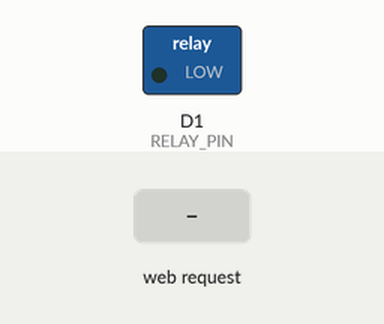
The sketch below on a simulated ESP8266 (NodeMCU). On the bench: switched loads named in the sketch (green lamp = pin HIGH). Inputs (shaded band) come from the test bench. WiFi joins after 1.5 s; servers stay silent unless stated; what the sketch prints to the serial monitor is not drawn.

Above: at 2.7 s.
2.8 s: HTTP request GET /candling?state=on received
At 3.2 s:
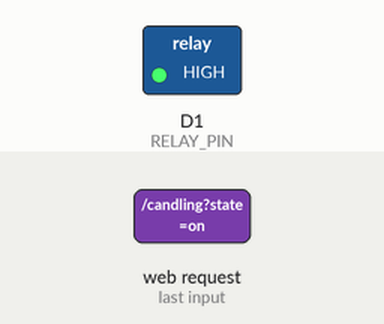
6.0 s: HTTP request GET /candling?state=off received
At 6.8 s:
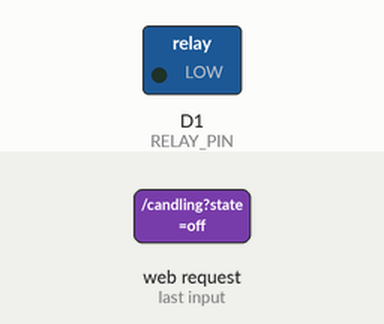
Timing chart, 0 to 9.0 s (numbered marks = the images above; inputs shaded):
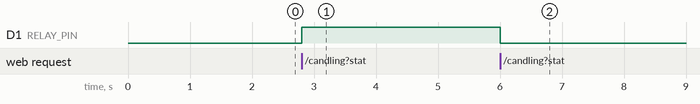

Measured:
- after the input at 2.8 s, D1 (RELAY_PIN): LOW → HIGH at once
- after the input at 6.0 s, D1 (RELAY_PIN): HIGH → LOW at once

The sketch:

nodemcu.ino
```cpp
#include <ESP8266WiFi.h>
#include <ESP8266HTTPClient.h>
#include <WiFiClient.h>
#include <ESP8266WebServer.h>

// WiFi credentials
const char* ssid = "Raf's Wifi";
const char* password = "pizzaroll";
const char* SERVER_NAME = "http://www.intelliegg.site/webpages/sensordata.php";

// API Key
String PROJECT_API_KEY = "hello world";

// Data placeholders
String humidityData = "";
String tempData = "";

// LED or Relay control
const int RELAY_PIN = D1; // D1 pin on NodeMCU
bool relayState = false;

// Relay Type (NO or NC)
const char* RELAY_TYPE = "NO"; // Set to "NO" or "NC"

unsigned long previousMillis = 0;
const long interval = 1000; // Interval to send data every 1 second

// Create a web server object
ESP8266WebServer server(80);

void setup() {
  Serial.begin(9600);
  Serial.println("NodeMCU Starting...");

  // Set relay pin as output
  pinMode(RELAY_PIN, OUTPUT);
  digitalWrite(RELAY_PIN, LOW); // Initially turn off the relay

  // Connect to WiFi
  Serial.print("Connecting to WiFi");
  WiFi.begin(ssid, password);
  while (WiFi.status() != WL_CONNECTED) {
    delay(500);
    Serial.print(".");
  }
  Serial.println("\nConnected to WiFi");
  Serial.print("IP address: ");
  Serial.println(WiFi.localIP());

  // Set up server routes
  server.on("/candling", HTTP_GET, []() {
    String state = server.arg("state");
    if (state == "on") {
      Serial.println("Relay turning on..."); // Debugging
      // Check if relay is NO or NC type
      if (RELAY_TYPE == "NO") {
        digitalWrite(RELAY_PIN, HIGH);
      } else if (RELAY_TYPE == "NC") {
        digitalWrite(RELAY_PIN, LOW);
      }
      relayState = true;
      server.send(200, "text/plain", "Relay turned on");
    } else if (state == "off") {
      Serial.println("Relay turning off..."); // Debugging
      // Check if relay is NO or NC type
      if (RELAY_TYPE == "NO") {
        digitalWrite(RELAY_PIN, LOW);
      } else if (RELAY_TYPE == "NC") {
        digitalWrite(RELAY_PIN, HIGH);
      }
      relayState = false;
      server.send(200, "text/plain", "Relay turned off");
    } else {
      server.send(400, "text/plain", "Invalid request");
    }
    server.sendHeader("Access-Control-Allow-Origin", "*");
  });
  server.begin();
  Serial.println("HTTP server started");
}

void loop() {
  unsigned long currentMillis = millis();

  // Handle client requests
  server.handleClient();

  // Check if 1 second has passed
  if (currentMillis - previousMillis >= interval) {
    previousMillis = currentMillis;

    if (Serial.available()) {
      String incomingData = Serial.readStringUntil('\n');
      incomingData = cleanData(incomingData);
      processSensorData(incomingData);
    }
  }
}

// Function to clean the incoming data by removing non-printable characters
String cleanData(String data) {
  String clean = "";
  for (int i = 0; i < data.length(); i++) {
    if (isPrintable(data[i])) {
      clean += data[i];
    }
  }
  return clean;
}

// Process the sensor data
void processSensorData(String incomingData) {
  Serial.print("Received data: ");
  Serial.println(incomingData);

  int humIndex = incomingData.indexOf("Humidity:");
  int tempIndex = incomingData.indexOf("Temp:");

  if (humIndex != -1 && tempIndex != -1) {
    // Extract humidity and temperature values
    humidityData = incomingData.substring(humIndex + 9, incomingData.indexOf("%", humIndex));
    tempData = incomingData.substring(tempIndex + 5, incomingData.indexOf("C", tempIndex));

    // Convert to float for validation
    float humidity = humidityData.toFloat();
    float temperature = tempData.toFloat();

    // Validate the data range before sending
    if (humidity >= 0 && humidity <= 100 && temperature >= -50 && temperature <= 100) {
      String formattedData = "";
      for (int i = 0; i < 10; i++) {
          formattedData += "temperature=" + String(temperature) + "&humidity=" + String(humidity) + "&";
      }
      formattedData.remove(formattedData.length() - 1); // Remove the last '&' character
      uploadData(formattedData);
    } else {
      Serial.println("Error: Invalid humidity or temperature value.");
    }
  } else {
    Serial.println("Error: Invalid data format. Expected 'Humidity:' and 'Temp:'");
  }
}

// Function to upload sensor data to the server
void uploadData(String data) {
  if (WiFi.status() == WL_CONNECTED) {
    WiFiClient client;
    HTTPClient http;

    String postData = "api_key=" + PROJECT_API_KEY + "&" + data;
    Serial.println("Sending data: " + postData);

    http.begin(client, SERVER_NAME);
    http.addHeader("Content-Type", "application/x-www-form-urlencoded");
    http.setFollowRedirects(HTTPC_STRICT_FOLLOW_REDIRECTS);
    http.setTimeout(5000); // Reduce timeout for faster response
    client.setNoDelay(true); // Disable Nagle's algorithm

    int httpResponseCode = http.POST(postData);
    if (httpResponseCode > 0) {
      Serial.print("HTTP Response code: ");
      Serial.println(httpResponseCode);
      String response = http.getString();
      Serial.print("Response: ");
      Serial.println(response);
    } else {
      Serial.print("Error on sending POST: ");
      Serial.println(httpResponseCode);
    }

    http.end();
  } else {
    Serial.println("WiFi Disconnected.");
  }
}
```
